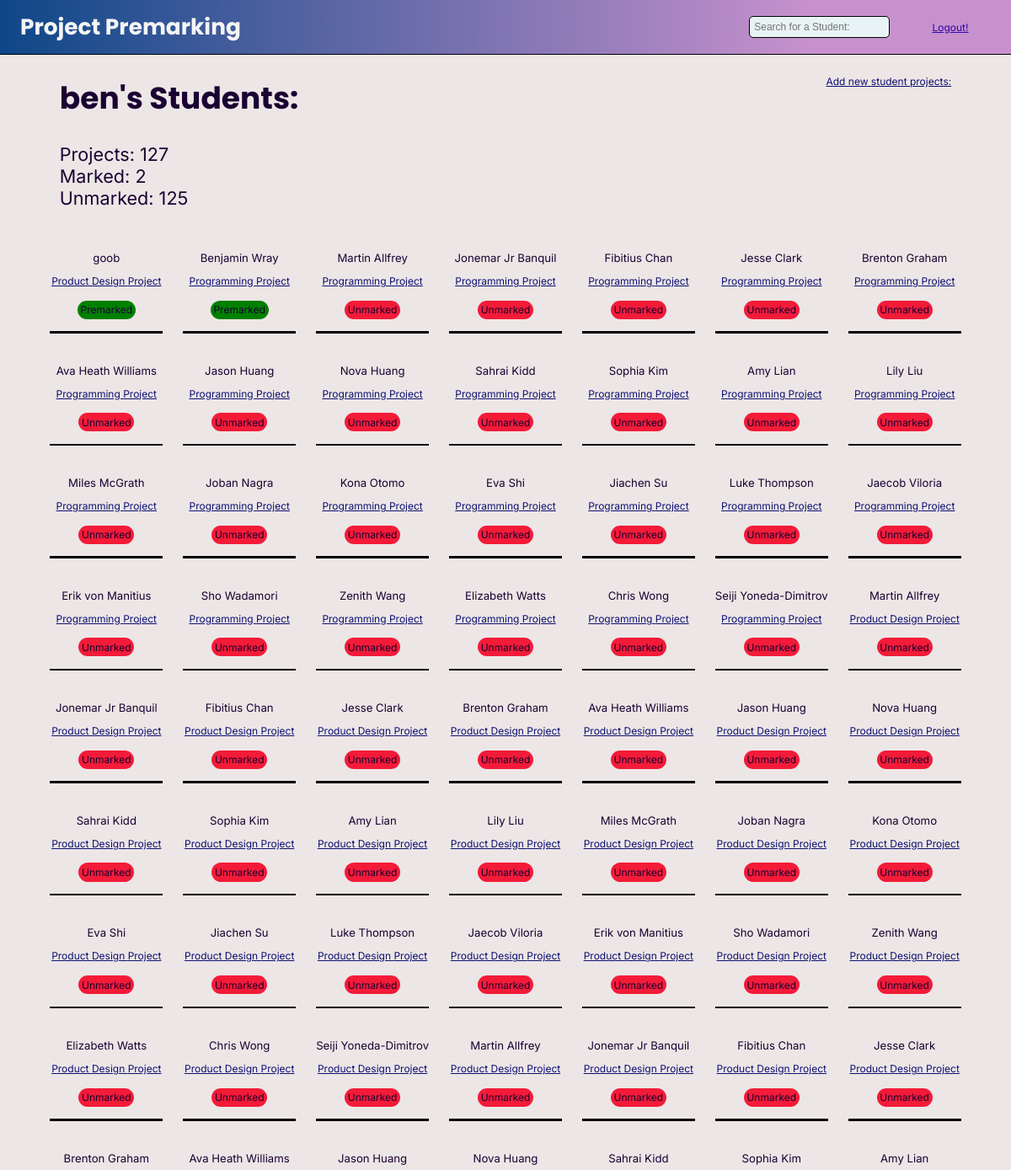
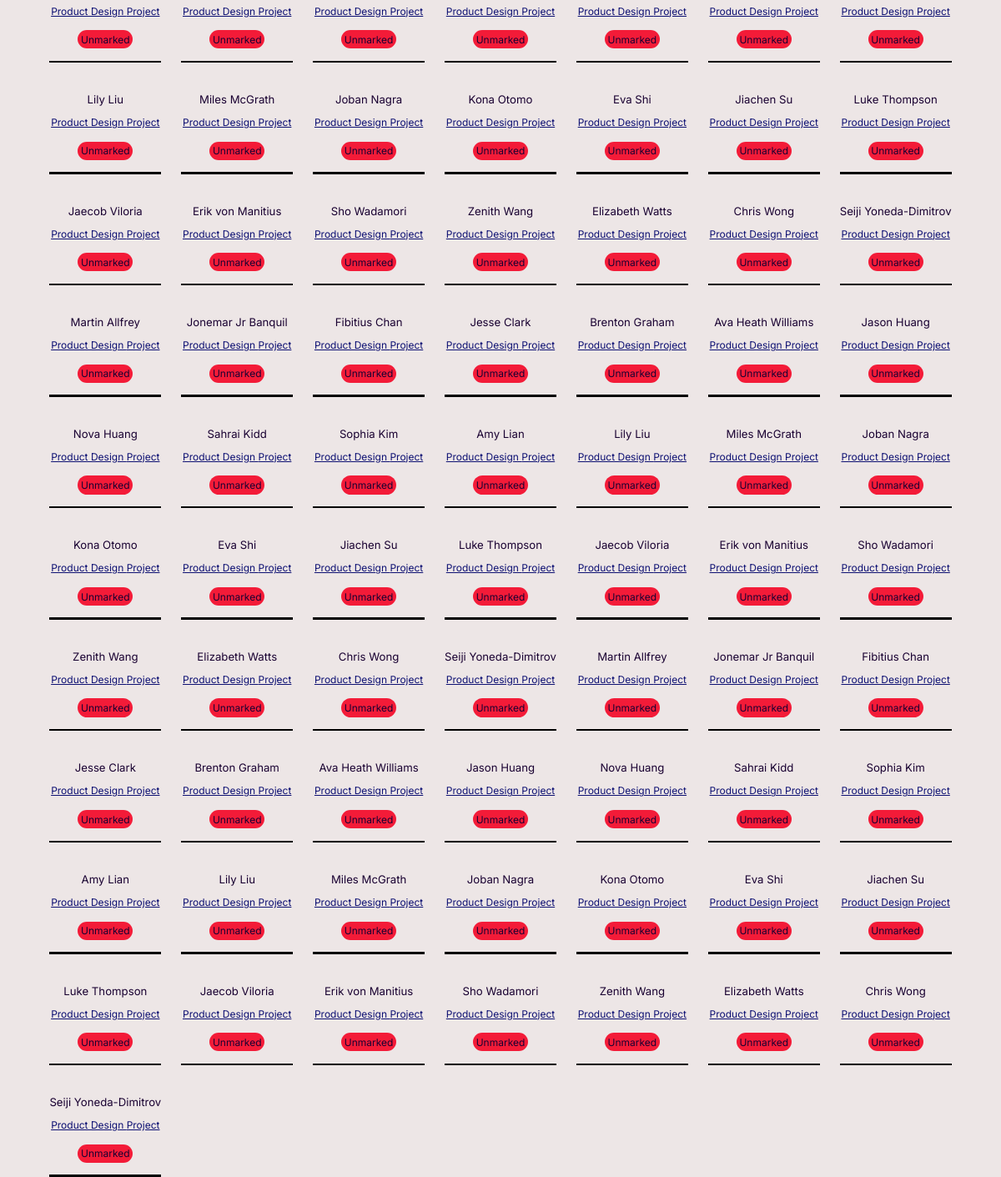
/profile (signed in), run on the app's committed database (2 pictures, top to bottom).
### server.py (models this page shows, shortened)
class Base(DeclarativeBase):
    pass

class Admin(Base, UserMixin):
    __tablename__ = 'Admin'
    id: Mapped[int] = mapped_column(primary_key=True)
    email: Mapped[str] = mapped_column(String(50))
    hash: Mapped[str]
    userproject: Mapped[List['UserProject']] = relationship(
        "UserProject", back_populates='admin')

class User(Base):
    __tablename__ = 'User'
    id: Mapped[int] = mapped_column(primary_key=True)
    name: Mapped[str] = mapped_column(String(50))
    email: Mapped[str] = mapped_column(String(50))
    year_level: Mapped[int]
    admin: Mapped[bool]
    user_projects: Mapped[List["UserProject"]] = relationship(
        "UserProject", back_populates="user")

class Project(Base):
    __tablename__ = 'Project'
    id: Mapped[int] = mapped_column(primary_key=True)
    type: Mapped[str] = mapped_column(String(50))
    user_projects: Mapped[List["UserProject"]] = relationship(
        "UserProject", back_populates="project")
    standard_projects: Mapped[List["ProjectStandard"]] = relationship(
        "ProjectStandard", back_populates="project")

### server.py (the view)
@app.route('/profile', methods=['POST', 'GET'])
@login_required
def profile():
    AdProj = select(UserProject).where(
        UserProject.admin_id == current_user.id)
    with Session(engine) as session:
        user_projects = session.scalars(AdProj).all()
        marked_count = 0
        unmarked_count = 0
        projects = []
        for i in user_projects:
            if i.marked:
                premarked = 'Premarked'
                marked_count += 1
            else:
                premarked = 'Unmarked'
                unmarked_count += 1
            projects.append({
                'id': i.id,
                'user': i.user.name,
                'type': i.project.type,
                'projstand': i.project.id,
                'user_id': i.user.id,
                'marked': premarked
            })
    return render_template('profile.html',
                           projects=projects, searchBar=True,
                           counts=(marked_count, unmarked_count))

### server.py (called while the page is built)
@login_manager.user_loader
def load_user(user_id):
    query = select(Admin).where(Admin.id == user_id)  # current user object
    with Session(engine) as session:
        obj = session.scalar(query)
    return obj

### templates/profile.html (shortened to what this page needs)
{% extends 'layout.html' %} {% block content %}
<div class="project-page">
    <div class="top-project">
        <div>
            <h1 class="logged-in">{{current_user.email}}'s Students:</h1>
            <p>
                <br>
                Projects: {{projects | count }}
                <br>
                Marked: {{counts[0]}}
                <br>
                Unmarked: {{counts[1]}}
                <br><br>
            </p>
        </div>
        <a href="instructions" class="project-link">Add new student projects:</a>
    </div>
    <div class="projects">
        {% for project in projects %}
        <div class="indiv-project" name="project-{{project['user_id']}}">
            <div class="centre-projects">
                <p class="project-user-name">{{project['user']}}</p>
                <a href="project/{{project['projstand']}}/{{project['user_id']}}"
                    class="project-link">{{project['type']}} Project</a>
                <p class="{% if project['marked'] == 'Premarked' %}marked{% else %}unmarked{% endif %}">
                    {{project['marked']}}</p>
            </div>
            <div class="line between-projects"></div>
        </div>
        {% endfor %}
    </div>
</div>
{% endblock %}

### templates/layout.html (shortened to what this page needs)
<!DOCTYPE html>
<html lang="en">
<head>
    <link rel="stylesheet" href="{{url_for('static', filename='css/style.css')}}">
</head>
<body>
    <div class="navbar">
        <h1 class="site-name">Project Premarking</h1>
        <div class="div-row high">
            {% if searchBar %}
            <input class="searchbar" type="text" id="searchbar" placeholder="Search for a Student:">
            {% endif %}
            {% if current_user.is_authenticated %}
            <form action="/logout" class="high">
                <button type="submit" class="logout-button logout">Logout!</button>
            </form>
            {% endif %}
        </div>
    </div>
    {% block content %}
    {% endblock %}
</body>
</html>

### static/css/style.css (style rules this page uses)
.div-row { display: flex; flex-direction: row; align-items: center; }
.line { width: 100vw; background-color: black; height: 0.3vh; margin-top: 0; }
.project-link { font-family: 'Inter'; color: rgb(14, 17, 115); font-size: 1vw; margin-bottom: 1vw; }
.indiv-project { display: flex; align-items: center; flex-direction: column; padding-top: 1vw; }
.between-projects { margin: 1.2vw 0vw 0 0; width: 100%; }
.centre-projects { display: flex; flex-direction: column; align-items: center; }
.logged-in { text-align: center; font-size: 3vw; margin: 0; }
.projects { display: grid; grid-template-columns: 1fr 1fr 1fr 1fr 1fr 1fr 1fr; gap: 2vw; margin-top: 1vw; }
.project-page { display: flex; flex-direction: column; align-items: center; margin-left: 1vw; margin-right: 1vw; }
.project-user-name { margin-bottom: 1vw; margin-top: 0; text-align: center; font-size: 1.1vw; }
.searchbar { padding: 0.4vw; border-radius: 5px; border: 1px black solid; font-size: 1vw; color: black; background-color: rgb(232, 243, 245); }
.logout { height: 100%; background-color: transparent; font-family: 'Inter'; font-size: 1vw; color: rgb(48, 5, 166); border: none; text-decoration: underline; }
.site-name { margin-left: 2vw; color: whitesmoke; }
.top-project { display: flex; flex-direction: row; justify-content: space-between; align-items: flex-start; width: 90%; padding-top: 2vw; }
.marked { background-color: #008000; }
.unmarked { background-color: rgb(243, 27, 56); }
.marked, .unmarked { margin-top: 0.3vw; padding: 0.3vw; border-radius: 1vw; font-size: 1vw; }
.high { height: 100%; }
.navbar { width: 100vw; background: linear-gradient(to right, #0e4788, rgb(199, 145, 205) 80%); padding-top: 0; margin: 0; height: 8vh; display: flex; flex-direction: row; justify-content: space-between; align-items: center; border-bottom: 1px black solid; }
.logout-button { width: 12vw; }
html { scroll-behavior: smooth; }
h1 { font-family: 'Poppins'; font-size: 2.2vw; color: rgb(26, 2, 50); }
p { font-family: 'Inter'; font-size: 1.8vw; padding: 0; margin: 0; color: rgb(26, 2, 50); }
body { padding: 0; margin: 0; background-color: rgb(237, 230, 230); }

### data on the page
Admin: email "ben"
User: user "goob"
Project: type "Product Design" "Product Design" "Product Design" "Product Design" "Product Design" "Product Design" "Product Design" "Product Design" "Product Design" "Product Design" "Product Design" "Product Design" "Product Design" "Product Design" "Product Design" "Product Design" "Product Design" "Product Design" "Product Design" "Product Design" "Product Design" "Product Design" "Product Design" "Product Design" "Product Design" "Product Design" "Product Design" "Product Design" "Product Design" "Product Design" "Product Design" "Product Design" "Product Design" "Product Design" "Product Design" "Product Design" "Product Design" "Product Design" "Product Design" "Product Design" "Product Design" "Product Design" "Product Design" "Product Design" "Product Design" "Product Design" "Product Design" "Product Design" "Product Design" "Product Design" "Product Design" "Product Design" "Product Design" "Product Design" "Product Design" "Product Design" "Product Design" "Product Design" "Product Design" "Product Design" "Product Design" "Product Design" "Product Design" "Product Design" "Product Design" "Product Design" "Product Design" "Product Design" "Product Design" "Product Design" "Product Design" "Product Design" "Product Design" "Product Design" "Product Design" "Product Design" "Product Design" "Product Design" "Product Design" "Product Design" "Product Design" "Product Design" "Product Design" "Product Design" "Product Design" "Product Design" "Product Design" "Product Design" "Product Design" "Product Design" "Product Design" "Product Design" "Product Design" "Product Design" "Product Design" "Product Design" "Product Design" "Product Design" "Product Design" "Product Design" "Product Design"
User: user "Benjamin Wray"
Project: type "Programming" "Programming" "Programming" "Programming" "Programming" "Programming" "Programming" "Programming" "Programming" "Programming" "Programming" "Programming" "Programming" "Programming" "Programming" "Programming" "Programming" "Programming" "Programming" "Programming" "Programming" "Programming" "Programming" "Programming" "Programming" "Programming"
User: user "Martin Allfrey" "Martin Allfrey" "Martin Allfrey" "Martin Allfrey" "Martin Allfrey"
User: user "Jonemar Jr Banquil" "Jonemar Jr Banquil" "Jonemar Jr Banquil" "Jonemar Jr Banquil" "Jonemar Jr Banquil"
User: user "Fibitius Chan" "Fibitius Chan" "Fibitius Chan" "Fibitius Chan" "Fibitius Chan"
User: user "Jesse Clark" "Jesse Clark" "Jesse Clark" "Jesse Clark" "Jesse Clark"
User: user "Brenton Graham" "Brenton Graham" "Brenton Graham" "Brenton Graham" "Brenton Graham"
User: user "Ava Heath Williams" "Ava Heath Williams" "Ava Heath Williams" "Ava Heath Williams" "Ava Heath Williams"
User: user "Jason Huang" "Jason Huang" "Jason Huang" "Jason Huang" "Jason Huang"
User: user "Nova Huang" "Nova Huang" "Nova Huang" "Nova Huang" "Nova Huang"
User: user "Sahrai Kidd" "Sahrai Kidd" "Sahrai Kidd" "Sahrai Kidd" "Sahrai Kidd"
User: user "Sophia Kim" "Sophia Kim" "Sophia Kim" "Sophia Kim" "Sophia Kim"
User: user "Amy Lian" "Amy Lian" "Amy Lian" "Amy Lian" "Amy Lian"
User: user "Lily Liu" "Lily Liu" "Lily Liu" "Lily Liu" "Lily Liu"
User: user "Miles McGrath" "Miles McGrath" "Miles McGrath" "Miles McGrath" "Miles McGrath"
User: user "Joban Nagra" "Joban Nagra" "Joban Nagra" "Joban Nagra" "Joban Nagra"
User: user "Kona Otomo" "Kona Otomo" "Kona Otomo" "Kona Otomo" "Kona Otomo"
User: user "Eva Shi" "Eva Shi" "Eva Shi" "Eva Shi" "Eva Shi"
User: user "Jiachen Su" "Jiachen Su" "Jiachen Su" "Jiachen Su" "Jiachen Su"
User: user "Luke Thompson" "Luke Thompson" "Luke Thompson" "Luke Thompson" "Luke Thompson"
User: user "Jaecob Viloria" "Jaecob Viloria" "Jaecob Viloria" "Jaecob Viloria" "Jaecob Viloria"
User: user "Erik von Manitius" "Erik von Manitius" "Erik von Manitius" "Erik von Manitius" "Erik von Manitius"
User: user "Sho Wadamori" "Sho Wadamori" "Sho Wadamori" "Sho Wadamori" "Sho Wadamori"
User: user "Zenith Wang" "Zenith Wang" "Zenith Wang" "Zenith Wang" "Zenith Wang"
User: user "Elizabeth Watts" "Elizabeth Watts" "Elizabeth Watts" "Elizabeth Watts" "Elizabeth Watts"
User: user "Chris Wong" "Chris Wong" "Chris Wong" "Chris Wong" "Chris Wong"
User: user "Seiji Yoneda-Dimitrov" "Seiji Yoneda-Dimitrov" "Seiji Yoneda-Dimitrov" "Seiji Yoneda-Dimitrov" "Seiji Yoneda-Dimitrov"

### other printed values
{{ projects | count }} "127"
{{ counts[0] }} "2"
{{ counts[1] }} "125"
{{ project['marked'] }} "Premarked" "Premarked" "Unmarked" "Unmarked" "Unmarked" "Unmarked" "Unmarked" "Unmarked" "Unmarked" "Unmarked" "Unmarked" "Unmarked" "Unmarked" "Unmarked" "Unmarked" "Unmarked" "Unmarked" "Unmarked" "Unmarked" "Unmarked" "Unmarked" "Unmarked" "Unmarked" "Unmarked" "Unmarked" "Unmarked" "Unmarked" "Unmarked" "Unmarked" "Unmarked" "Unmarked" "Unmarked" "Unmarked" "Unmarked" "Unmarked" "Unmarked" "Unmarked" "Unmarked" "Unmarked" "Unmarked" "Unmarked" "Unmarked" "Unmarked" "Unmarked" "Unmarked" "Unmarked" "Unmarked" "Unmarked" "Unmarked" "Unmarked" "Unmarked" "Unmarked" "Unmarked" "Unmarked" "Unmarked" "Unmarked" "Unmarked" "Unmarked" "Unmarked" "Unmarked" "Unmarked" "Unmarked" "Unmarked" "Unmarked" "Unmarked" "Unmarked" "Unmarked" "Unmarked" "Unmarked" "Unmarked" "Unmarked" "Unmarked" "Unmarked" "Unmarked" "Unmarked" "Unmarked" "Unmarked" "Unmarked" "Unmarked" "Unmarked" "Unmarked" "Unmarked" "Unmarked" "Unmarked" "Unmarked" "Unmarked" "Unmarked" "Unmarked" "Unmarked" "Unmarked" "Unmarked" "Unmarked" "Unmarked" "Unmarked" "Unmarked" "Unmarked" "Unmarked" "Unmarked" "Unmarked" "Unmarked" "Unmarked" "Unmarked" "Unmarked" "Unmarked" "Unmarked" "Unmarked" "Unmarked" "Unmarked" "Unmarked" "Unmarked" "Unmarked" "Unmarked" "Unmarked" "Unmarked" "Unmarked" "Unmarked" "Unmarked" "Unmarked" "Unmarked" "Unmarked" "Unmarked" "Unmarked" "Unmarked" "Unmarked" "Unmarked" "Unmarked" "Unmarked"
